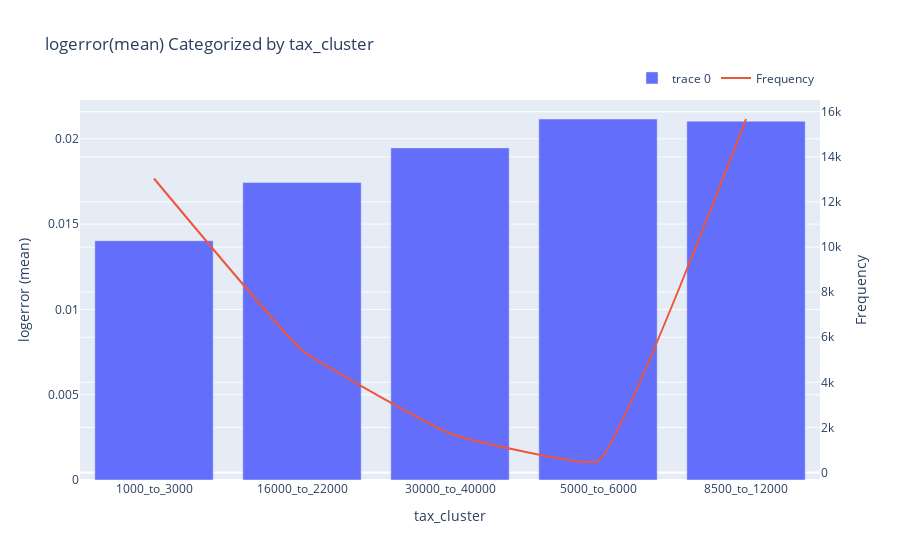

The notebook cell this image was saved under:
### Code cell
if isinstance(df, (pd.DatetimeIndex, pd.MultiIndex)):
	df = df.to_frame(index=False)

# remove any pre-existing indices for ease of use in the D-Tale code, but this is not required
df = df.reset_index().drop('index', axis=1, errors='ignore')
df.columns = [str(c) for c in df.columns]  # update columns to strings in case they are numbers

df = df.sort_values(['logerror'], ascending=[False])

chart = df.groupby('tax_cluster')[['logerror']].agg(['count', 'mean'])
chart.columns = chart.columns.droplevel(0)
chart.columns = ["count", "data"]
chart.index.name = 'labels'
chart = chart.reset_index()
charts = [
	go.Bar(x=chart['labels'].values, y=chart['data'].values),
	go.Scatter(
		x=chart['labels'].values, y=chart['count'].values, yaxis='y2',
		name='Frequency', line={'shape': 'spline', 'smoothing': 0.3}, mode='lines'
	)
]
figure = go.Figure(data=charts, layout=go.Layout({
    'barmode': 'group',
    'legend': {'orientation': 'h'},
    'title': {'text': 'logerror(mean) Categorized by tax_cluster'},
    'xaxis': {'title': {'text': 'tax_cluster'}},
    'yaxis': {'side': 'left', 'title': {'text': 'logerror (mean)'}},
    'yaxis2': {'overlaying': 'y', 'side': 'right', 'title': {'text': 'Frequency'}}
}))
figure.update_layout(legend=dict(
    orientation="h",
    yanchor="bottom",
    y=1.02,
    xanchor="right",
    x=1
))
# If you're having trouble viewing your chart in your notebook try passing your 'chart' into this snippet:
#
from plotly.offline import iplot, init_notebook_mode
init_notebook_mode(connected=True)
for chart in charts:
    chart.pop('id', None) # for some reason iplot does not like 'id'
iplot(figure)

### Figure 1 — Plotly figure (JSON) as saved in the notebook; plotly's stock layout.template omitted (floating-point values rounded to 4 significant figures)
{"data": [{"type": "bar", "x": ["1000_to_3000", "16000_to_22000", "30000_to_40000", "5000_to_6000", "8500_to_12000"], "y": [0.01402, 0.01744, 0.01947, 0.02116, 0.02103]}, {"line": {"shape": "spline", "smoothing": 0.3}, "mode": "lines", "name": "Frequency", "type": "scatter", "x": ["1000_to_3000", "16000_to_22000", "30000_to_40000", "5000_to_6000", "8500_to_12000"], "y": [13041, 5424, 1729, 510, 15680], "yaxis": "y2"}], "layout": {"barmode": "group", "legend": {"orientation": "h", "x": 1, "xanchor": "right", "y": 1.02, "yanchor": "bottom"}, "title": {"text": "logerror(mean) Categorized by tax_cluster"}, "xaxis": {"title": {"text": "tax_cluster"}}, "yaxis": {"side": "left", "title": {"text": "logerror (mean)"}}, "yaxis2": {"overlaying": "y", "side": "right", "title": {"text": "Frequency"}}}}
